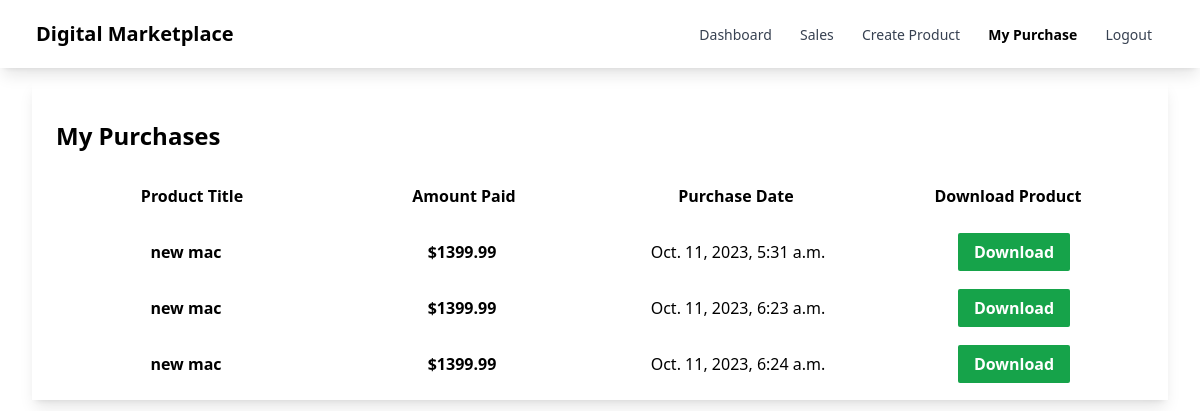
The app's page /purchases (signed in) with its own data.
### myapp/models.py (models this page shows, shortened)
class OrderDetail(models.Model):
    customer_email = models.EmailField()
    product = models.ForeignKey(Product, on_delete=models.CASCADE)
    amount = models.DecimalField(max_digits=30, decimal_places=2)
    stripe_session_id = models.CharField(max_length=300, default="")
    stripe_payment_intent = models.CharField(max_length=200, null=True)
    has_paid = models.BooleanField(default=False)
    created_on = models.DateTimeField(auto_now_add=True)
    updated_on = models.DateTimeField(auto_now_add=True)

class Product(models.Model):
    class Meta:
        ordering = ["pk"]
    seller = models.ForeignKey(CustomUser, on_delete=models.CASCADE, default=1)
    name = models.CharField(max_length=100)
    description = models.CharField(max_length=100)
    price = models.DecimalField(max_digits=30, decimal_places=2)
    file = models.FileField(upload_to='uploads')
    total_sale_amount = models.DecimalField(max_digits=50, decimal_places=2, default=0.00)
    total_sale = models.IntegerField(default=0)

### myapp/views.py (the view)
# urls.py: path('purchases', views.purchases_view, name='purchases'),
@login_required(login_url='myapp:login')
def purchases_view(request):
    print(request.user.email)
    orders = OrderDetail.objects.filter(has_paid=True, customer_email=request.user.email)
    return render(request, 'myapp/purchases.html',
    {"orders": orders, "path": "/purchases"})

### myapp/templates/myapp/purchases.html (shortened to what this page needs)
{% extends 'myapp/base.html' %}
{% load static %}
{% block css %}
    <link rel="stylesheet" href="{% static 'myapp/messages.css' %}">
{% endblock %}
{% block body %}
<div class="mt-[5rem] mx-8 shadow-lg p-6">
    <div>
        <div class='flex justify-between'>
            <h1 class="text-2xl font-bold my-4">My Purchases</h1>
        </div>
        <div class="purchase-container flex flex-col gap-2">
            <div class="purchase-items flex justify-between font-bold mt-4">
                <div class="flex-1 text-center">
                    Product Title
                </div>
                <div class="flex-1 text-center">
                    Amount Paid
                </div>
                <div class="flex-1 text-center">
                    Purchase Date
                </div>
                <div class="flex-1 text-center">
                    Download Product
                </div>
            </div>
            {% for order in orders %}
                <div class="purchase-items flex justify-between gap-4 mt-6">
                    <div class="flex-1 text-center font-semibold">
                        {{order.product.name}}
                    </div>
                    <div class="flex-1 text-center font-semibold">
                        ${{order.amount}}
                    </div>
                    <div class="flex-1 text-center">
                        {{order.updated_on}}
                    </div>
                    <div class="flex-1 text-center">
                        <a class="text-center bg-green-600 hover:bg-green-800 text-white font-semibold px-4 py-2 rounded-sm"
                        href="{{order.product.file.url}}" download>Download</a>
                    </div>
                </div>
            {% endfor %}
        </div>
    </div>
</div>
{% endblock %}

### records on screen
OrderDetail: product.name "new mac", amount "1399.99", updated_on "Oct. 11, 2023, 5:31 a.m."
OrderDetail: product.name "new mac", amount "1399.99", updated_on "Oct. 11, 2023, 6:23 a.m."
OrderDetail: product.name "new mac", amount "1399.99", updated_on "Oct. 11, 2023, 6:24 a.m."
